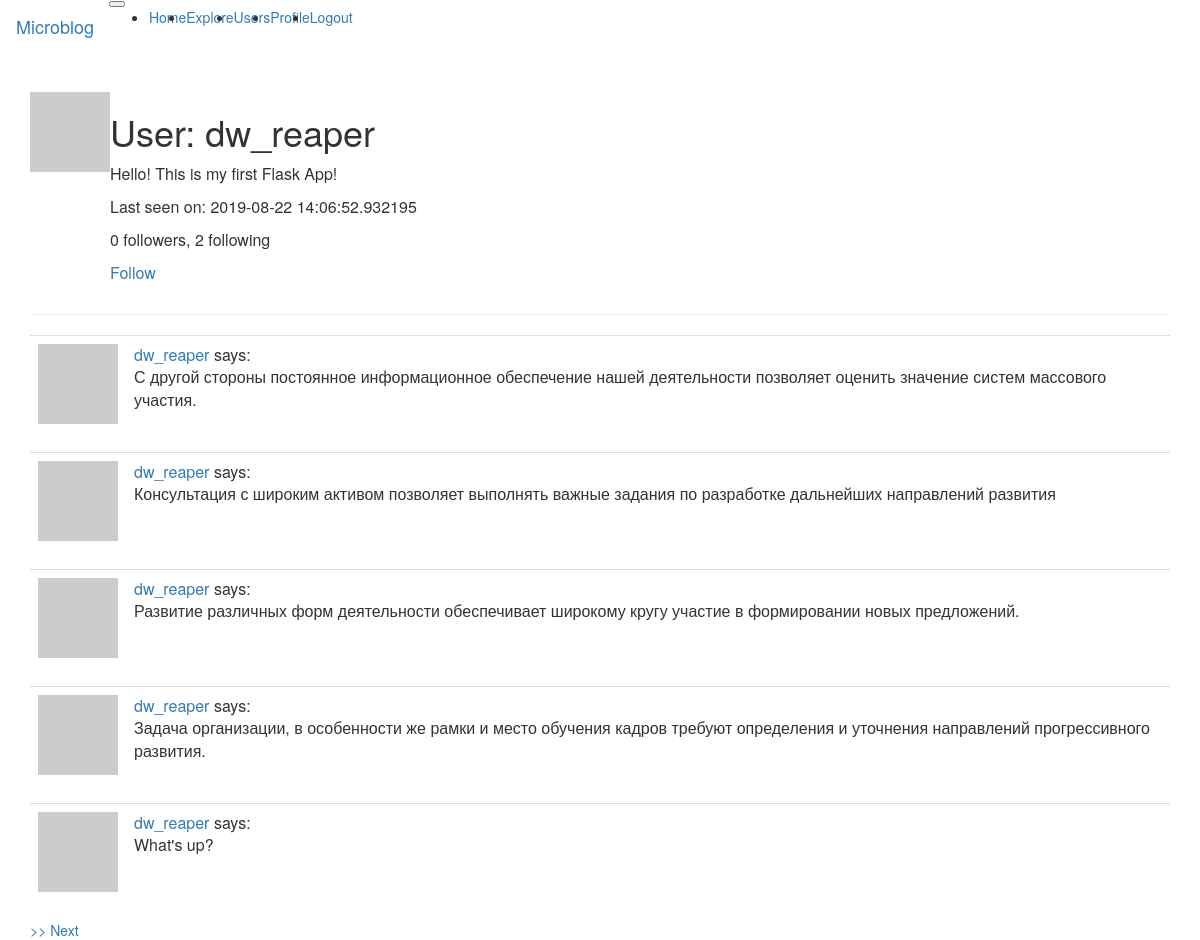
/user/dw_reaper (signed in), run on the app's committed database.
### app/models.py (models this page shows, shortened)
class User(UserMixin, db.Model):
    id = db.Column(db.Integer, primary_key=True)
    username = db.Column(db.String(64), index=True, unique=True)
    email = db.Column(db.String(120), index=True, unique=True)
    password_hash = db.Column(db.String(128))
    posts = db.relationship('Post', backref='author', lazy='dynamic')
    about_me = db.Column(db.String(140))
    last_seen = db.Column(db.DateTime, default=datetime.utcnow)
    followed = db.relationship(
        'User', secondary=followers,
        primaryjoin=(followers.c.follower_id == id),
        secondaryjoin=(followers.c.followed_id == id),
        backref=db.backref('followers', lazy='dynamic'), lazy='dynamic'
    )
    def avatar(self, size):
        digest = md5(self.email.lower().encode('utf-8')).hexdigest()
        return 'https://www.gravatar.com/avatar/{}?d=identicon&s={}'.format(digest, size)
    def is_following(self, user):
        return self.followed.filter(followers.c.followed_id == user.id).count() > 0
    def own_posts(self):
        own = Post.query.filter_by(user_id=self.id)
        return own.order_by(Post.timestamp.desc())

class Post(db.Model):
    id = db.Column(db.Integer, primary_key=True)
    body = db.Column(db.String(140))
    timestamp = db.Column(db.DateTime, index=True, default=datetime.utcnow)
    user_id = db.Column(db.Integer, db.ForeignKey('user.id'))

### app/routes.py (the view)
@flask_app.route('/user/<username>')
@login_required
def user(username):
    user = User.query.filter_by(username=username).first_or_404()
    page = request.args.get('page', 1, type=int)
    posts = user.own_posts().paginate(page, flask_app.config['POSTS_PER_PAGE'], False)
    next_url = url_for('user', page=posts.next_num, username=username) \
        if posts.has_next else None
    prev_url = url_for('user', page=posts.prev_num, username=username) \
        if posts.has_prev else None
    return render_template('user.html', user=user, posts=posts.items, avatar_size=Config.AVATAR_SIZE, prev_url=prev_url, next_url=next_url)

### app/models.py (called while the page is built)
@login.user_loader
def load_user(id):
    return User.query.get(int(id))

### app/routes.py (called while the page is built)
@flask_app.before_request
def before_request():
    if current_user.is_authenticated:
        current_user.last_seen = datetime.utcnow()
        db.session.commit()

### app/templates/user.html (shortened to what this page needs)
{% extends "base.html" %}
{% block app_content %}
    <table>
        <tr valign="top">
            <td><img src="{{ user.avatar(avatar_size) }}"></td>
            <td>
                <h1>User: {{ user.username }}</h1>
                {% if user.about_me %}<p>{{ user.about_me }}</p>{% endif %}
                {% if user.last_seen %}<p>Last seen on: {{ user.last_seen }}</p>{% endif %}
                <p>{{ user.followers.count() }} followers, {{ user.followed.count() }} following</p>
                {% if user == current_user %}Edit Profile: <a href="{{ url_for('edit_profile') }}">Edit Profile</a>
                {% elif not current_user.is_following(user) %}
                    <p><a href="{{ url_for('follow', username=user.username) }}">Follow</a></p>
                {% elif current_user.is_following(user) %}
                <p><a href="{{ url_for('unfollow', username=user.username) }}">Unfollow</a></p>
                {% endif %}
            </td>
        </tr>
    </table>
    <hr>
    {% for post in posts %}
        {% include '_post.html' %}
    {% endfor %}
    {% if next_url %}<a href="{{ next_url }}">>> Next</a>{% endif %}
{% endblock %}

### app/templates/_post.html
<table class="table table-hover">
    <tr valign="top">
        <td width="70px">
            <a href="{{ url_for('user', username=post.author.username) }}">
                <img src="{{ post.author.avatar(70) }}">
            </a>
        </td>
        <td>
            <a href="{{ url_for('user', username=post.author.username) }}">
                {{ post.author.username }}
            </a> says:
            <br>
            {{ post.body }}
        </td>
    </tr>
</table>

### data on the page
User: username "dw_reaper", about_me "Hello! This is my first Flask App!", last_seen "2019-08-22 14:06:52.932195"
Post: author.username "dw_reaper", body "С другой стороны постоянное информационное обеспечение нашей деятельности позволяет оценить значение систем массового участия."
Post: author.username "dw_reaper", body "Консультация с широким активом позволяет выполнять важные задания по разработке дальнейших направлений развития"
Post: author.username "dw_reaper", body "Развитие различных форм деятельности обеспечивает широкому кругу участие в формировании новых предложений."
Post: author.username "dw_reaper", body "Задача организации, в особенности же рамки и место обучения кадров требуют определения и уточнения направлений прогрессивного развития."
Post: author.username "dw_reaper", body "What's up?"

### other printed values
{{ user.followers.count() }} "0"
{{ user.followed.count() }} "2"
